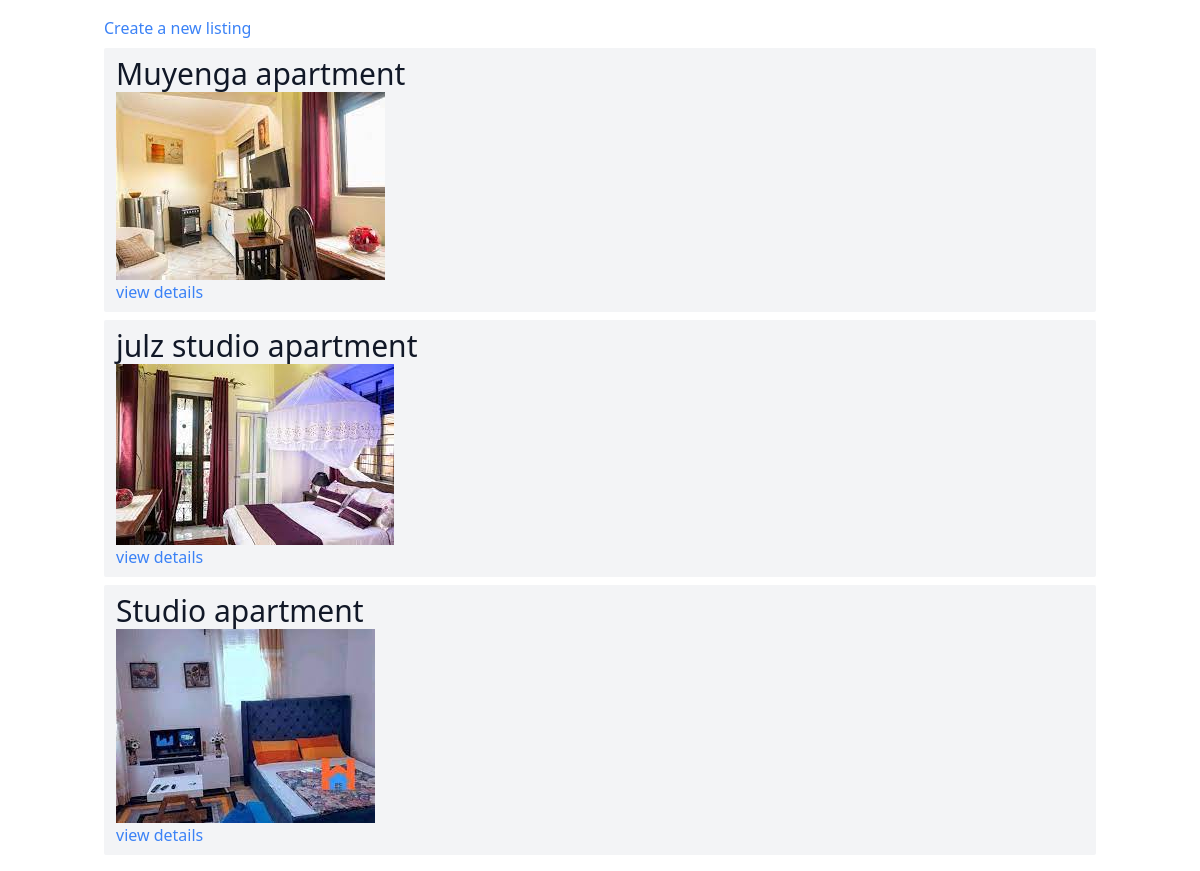
Before: / with the older database file.
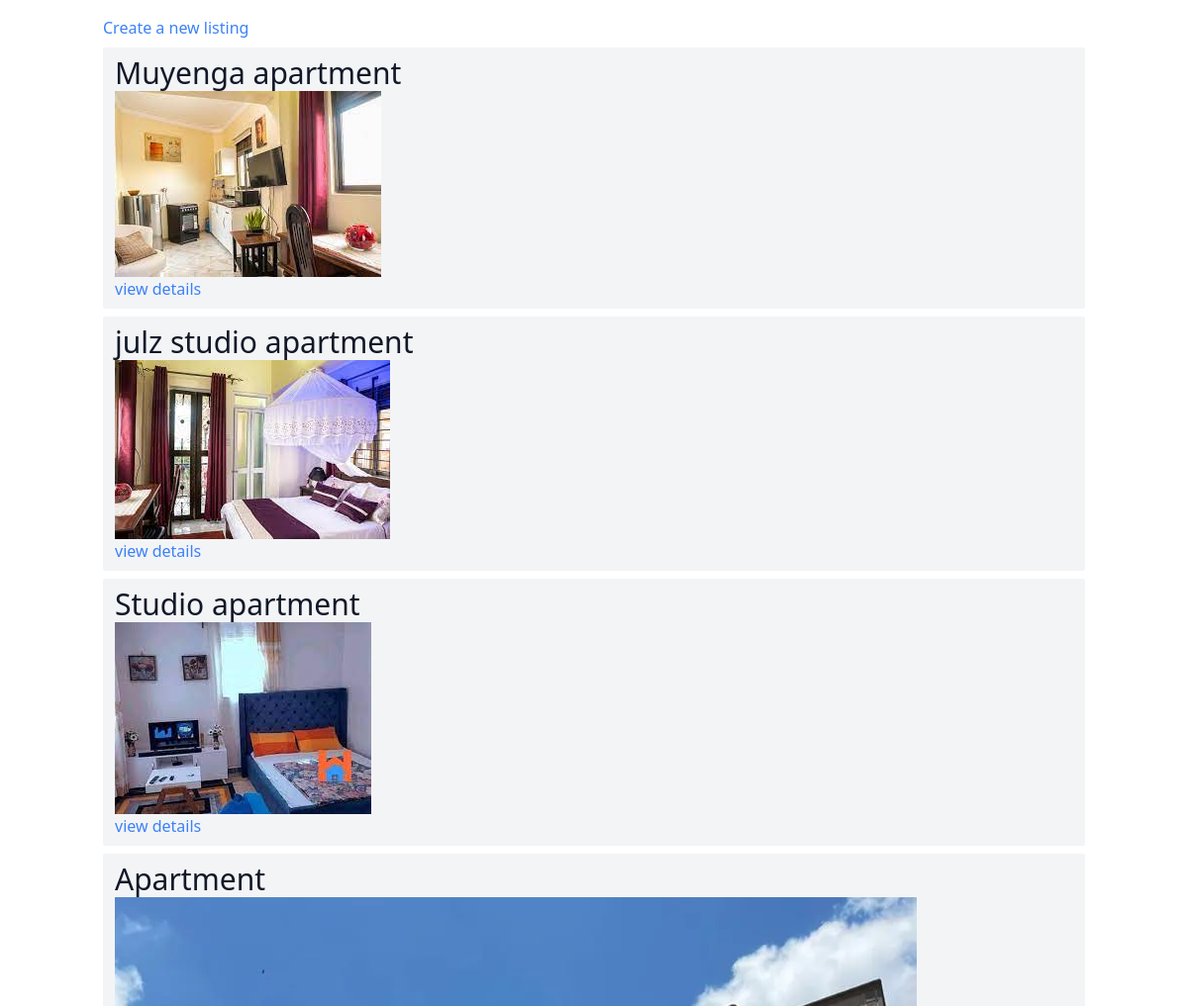
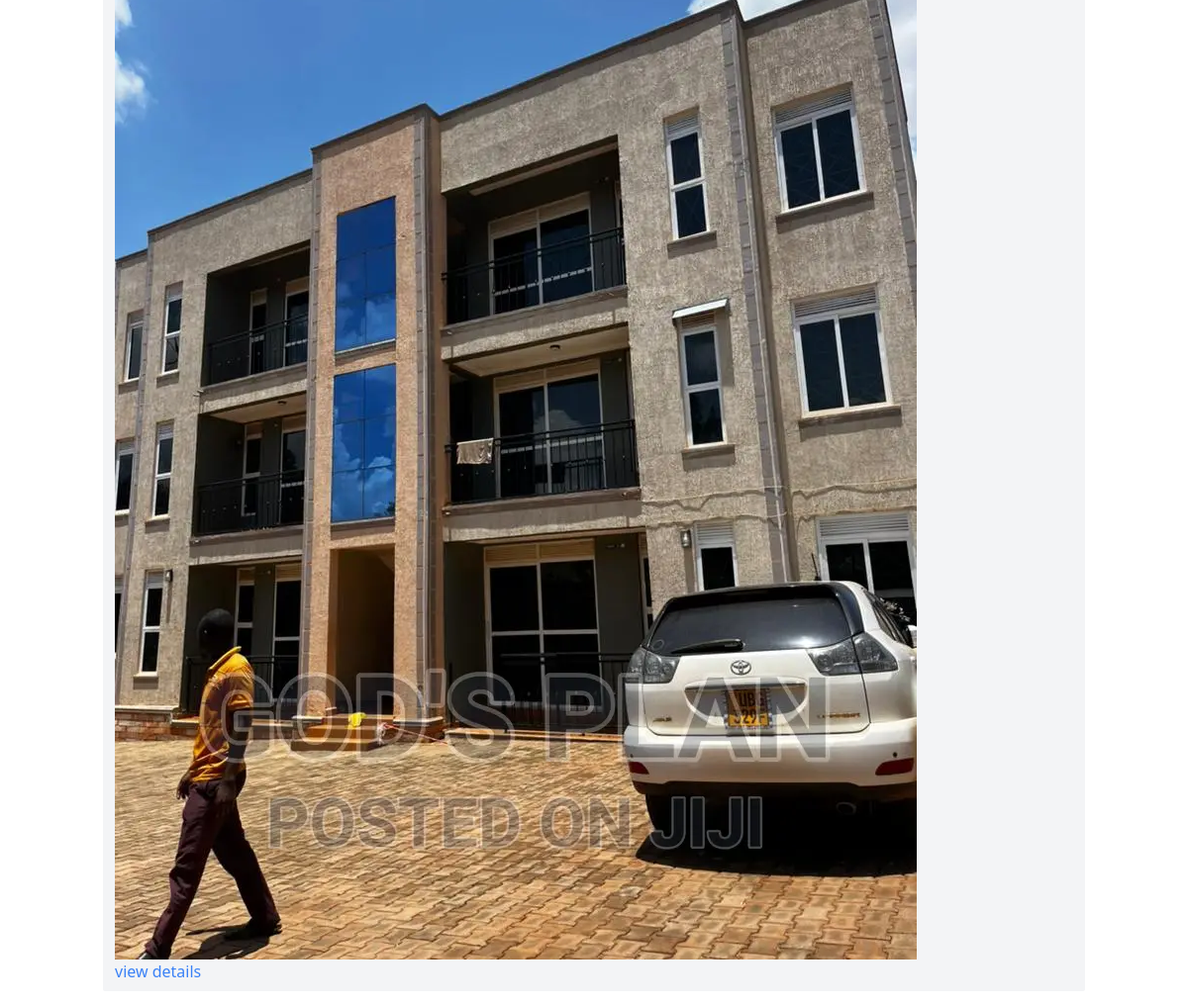
After: the same page with the newer database file (2 pictures, top to bottom).
### properties/models.py (models this page shows, shortened)
class property(models.Model):
    title = models.CharField(max_length=150) #means data is string
    price = models.IntegerField()
    num_bedrooms = models.IntegerField()
    num_bathrooms = models.IntegerField()
    square_footage = models.IntegerField()
    address = models.CharField(max_length=150)
    image = models.ImageField()

### properties/views.py (the view)
# urls.py: path('', property_list),
def property_list(request):
    properties = property.objects.all()
    context = {
        "properties": properties
    }
    return render(request, "properties.html", context)

### templates/properties.html
{% extends "base.html" %}
{% block content %}
<a href="/add-property" class="text-blue-500">Create a new listing</a>
{% for property in properties %}
<div class="mt-2 px-3 py-2 bg-gray-100 rounded-sm">
    <h3 class="text-3xl text-gray-900">{{ property.title }}</h3>
    <img src="{{property.image.url}}" alt=""/>
    <a href="/properties/{{ property.id}}/" class="text-blue-500">
        view details
    </a>
</div>
{% endfor %}
{% endblock content %}

### templates/base.html (shortened to what this page needs)
<!DOCTYPE html>
<html lang="en">
<head>
    <script src="https://cdn.tailwindcss.com"></script>
</head>
<body>
    <div class="mx-auto max-w-5xl px-4 py-4">
    {% block content %}
    {% endblock content %}
    </div>
</body>
</html>

Changed rows visible on the page:
added property: title "Apartment", image (picture)
